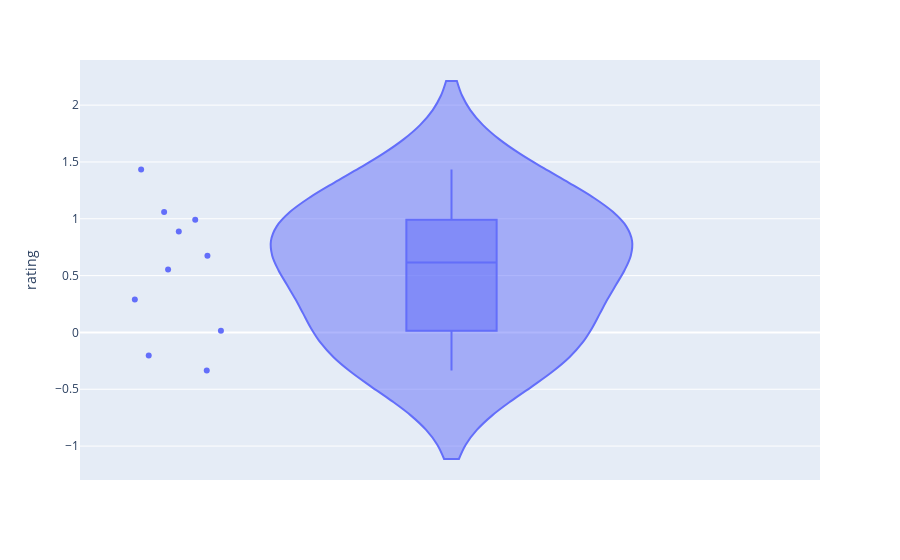

Notebook code cell kept with this figure:
### Code cell
# violin plot based on rating 
fig = px.violin(data, y="rating", box=True, points="all",
          hover_data=data.columns)
fig.show()

### Figure 1 — Plotly figure (JSON) as saved in the notebook; plotly's stock layout.template omitted (floating-point values rounded to 4 significant figures)
{"data": [{"alignmentgroup": "True", "box": {"visible": true}, "customdata": [[0.4714, -1.191], [-0.3127, -0.7206], [0.8596, -0.6365], [-2.243, 1.15], [0.9533, -2.021], [0.002118, 0.4055], [1.321, -1.547], [-0.656, 0.1934], [1.318, -0.4693], [-1.817, -0.1831]], "hovertemplate": "rating=%{y}<br>user_id=%{customdata[0]}<br>movie_id=%{customdata[1]}<extra></extra>", "legendgroup": "", "marker": {"color": "#636efa"}, "name": "", "offsetgroup": "", "orientation": "v", "points": "all", "scalegroup": "True", "showlegend": false, "type": "violin", "x0": " ", "xaxis": "x", "y": [1.433, 0.8872, 0.0157, 0.9919, -0.3341, 0.2891, -0.2026, 0.5534, 0.6756, 1.059], "y0": " ", "yaxis": "y"}], "layout": {"legend": {"tracegroupgap": 0}, "margin": {"t": 60}, "violinmode": "group", "xaxis": {"anchor": "y", "domain": [0, 1]}, "yaxis": {"anchor": "x", "domain": [0, 1], "title": {"text": "rating"}}}}
